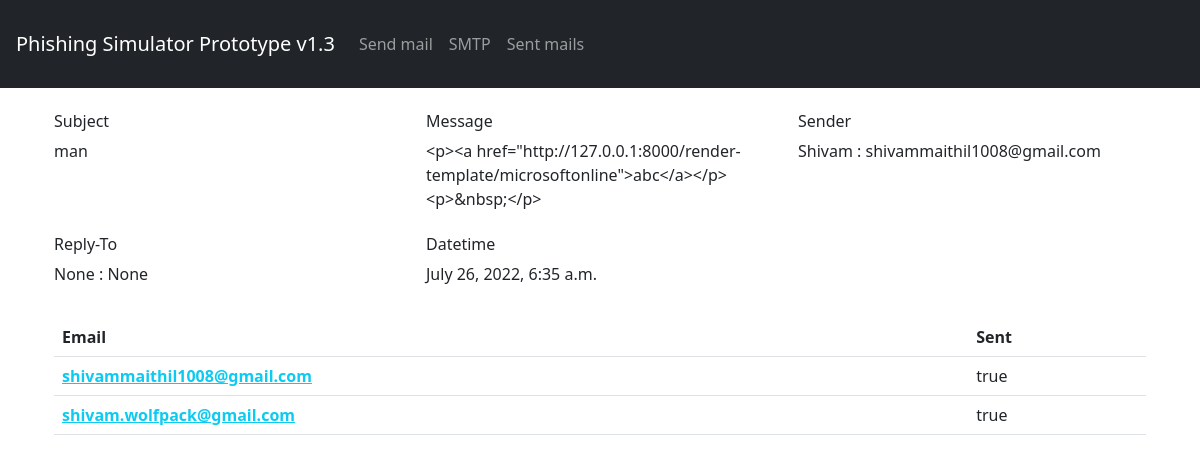
The page /detail-mail/37/ on the database its author committed.
### mailer/models.py (models this page shows, shortened)
class Mails(models.Model):
    unq_id          = models.CharField(max_length=255, blank=True, null=True, unique=True)
    sender_email    = models.CharField(max_length=255, blank=True, null=True)
    sender_name     = models.CharField(max_length=255, blank=True, null=True)
    reply_to_email  = models.CharField(max_length=255, blank=True, null=True)
    reply_to_name   = models.CharField(max_length=255, blank=True, null=True)
    subject         = models.CharField(max_length=255, blank=True, null=True)
    message         = models.TextField(blank=True, null=True)
    email_list      = models.TextField(blank=True, null=True)
    dt_stamp        = models.DateTimeField(auto_now_add=True, blank=True, null=True)
    class Meta:
        verbose_name_plural = "Mail"

class Recipient(models.Model):
    unq_id = models.CharField(max_length=255, blank=True, null=True, unique=True)
    email = models.CharField(max_length=255, blank=True, null=True)
    valid = models.BooleanField(default=True)
    mail  = models.ForeignKey(Mails, on_delete=models.CASCADE, related_name="recipients", blank=True, null=True)

### mailer/views.py (the view)
# urls.py: path('detail-mail/<id>/', SenderDetailView, name="detail-sender"),
def SenderDetailView(request, id):
    if request.method == 'GET':
        data = Mails.objects.get(id=id)
        if data.email_list == None:
            res = []
        else:
            emails = data.email_list.splitlines()
            res = [i.strip() for i in emails]
            act_res = Recipient.objects.filter(mail__id=data.id)
        return render(request, 'detail_mail.html', {"data":data, "res":res, "act_res":act_res})

### templates/detail_mail.html
{% load static %}
{% include 'nav.html' %}
<div class="container p-4">
<div class="row mb-2">
    <div class="col-md-4 mb-4">
        <h6>
            Subject
        </h6>
        {{data.subject}}
    </div>
    <div class="col-md-4 mb-4">
        <h6>
            Message
        </h6>
        {{data.message}}
    </div>
    <div class="col-md-4 mb-4">
        <h6>
            Sender
        </h6>
        {{data.sender_name}} : {{data.sender_email}}
    </div>
    <div class="col-md-4 mb-4 ">
        <h6>
            Reply-To
        </h6>
        {{data.reply_to_name}} : {{data.reply_to_email}}
    </div>
    <div class="col-md-4 mb-4 ">
        <h6>
            Datetime
        </h6>
        {{data.dt_stamp}}
    </div>
</div>
<section>
    <table class="table">
        <thead>
          <tr>
            <th scope="col">Email</th>
            <th scope="col">Sent</th>
          </tr>
        </thead>
        <tbody>
        {% for i in act_res %}
          <tr>
            {% if i.valid == True %}
                    <th scope="row"><a href="{% url 'user-detail' mail_unq_id=data.unq_id user_unq_id=i.unq_id %}" class="link-info">{{ i.email }}</a></th>
            {% else %}
                <th scope="row">{{ i.email }}</th>
            {% endif %}
            {% if i.valid == True %}
                <td>true</td>
            {% else %}
                <td>false</td>
            {% endif %}
          </tr>
          {% endfor %}
        </tbody>
    </table>
</section>
</div>

### rows shown on the page
Mails: subject "man", message "<p><a href=\"http://127.0.0.1:8000/render-template/microsoftonline\">abc</a></p> <p>&nbsp;</p>", sender_name "Shivam", sender_email "shivammaithil1008@gmail.com", reply_to_name "None", reply_to_email "None", dt_stamp "July 26, 2022, 6:35 a.m."
Recipient: email "shivammaithil1008@gmail.com", valid "true"
Recipient: email "shivam.wolfpack@gmail.com", valid "true"
